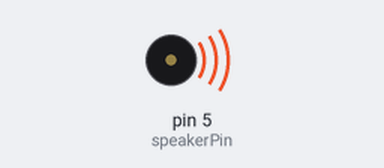
The sketch below on a simulated Arduino Uno, built with avr-gcc and run on an emulated ATmega328P. On the bench: buzzer (waves = sounding).

Above: at 0.2 s.
At 6.5 s:
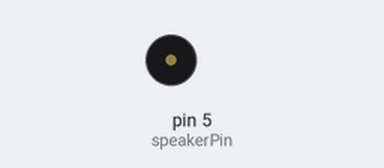
Timing chart, 0 to 9.4 s (numbered marks = the images above):
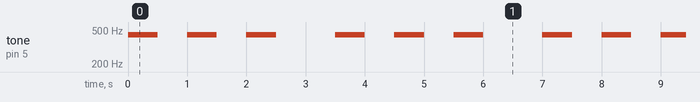

The sketch:

sketch07_02_for_337.ino
```cpp
/* for文で三三七拍子の簡略化 */

const int speakerPin = 5;

void setup() {
}

void loop() {
  int i;

  for (i = 1; i <= 3; i++) {
    tone(speakerPin, 440, 500);
    delay(1000);
  }
  delay(500);

  for (i = 1; i <= 3; i++) {
    tone(speakerPin, 440, 500);
    delay(1000);
  }
  delay(500);

  for (i = 1; i <= 7; i++) {
    tone(speakerPin, 440, 500);
    delay(1000);
  }
  delay(500);
}
```

Measured:
- by itself, tone on pin 5 (speakerPin): plays 440 Hz for 0.50 s, 440 Hz for 0.50 s, 440 Hz for 0.50 s, 440 Hz for 0.50 s, 440 Hz for 0.50 s, 440 Hz for 0.50 s … (117 notes in this stretch)
